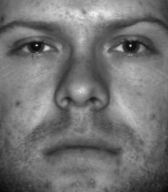
%> input picture Data/yaleB01/yaleB01_P00A+000E+00.pgm, 168 x 192 px; its folder holds only this picture in this run
$ octave part1.m   (GNU Octave 9; MATLAB toolbox functions it lacks are replaced by stand-ins)
%> lines starting %> are read from the running program, lines starting %| are printed output that depends on the picture
 dirname = 'Data';
 s = dir(dirname);
 isub=[s(:).isdir];
 namef={s(isub).name}';
 namef(ismember(namef,{'.','..'}))=[];
 fileID1 = fopen('images.txt','w');
 fileID2 = fopen('trainlabel.txt','w');
 fileID3 = fopen('testlabel.txt','w');
 trainlabel=cell(570,1);
 testlabel=cell(190,1);

 num=3;
 countnum=0;
 for i = 1:size(namef,1),
     imgfolder = strcat(dirname,'/',namef{i});
     fold=dir(imgfolder);
    for j=3:size(fold,1),
       re= regexp(fold(j).name,'_','split');
       imagename=strcat(imgfolder,'/',fold(j).name);
       fprintf(fileID1,'%s\n',imagename);
       if(mod(countnum,4)~=num)
           fprintf(fileID2,'%7s\n',re{1});
       else
           fprintf(fileID3,'%7s\n',re{1});
       end
       countnum=countnum+1;
     end
 end
%> pass 2 of the loop `for i = 1:size(namef,1),`:
 fclose(fileID1);
  fclose(fileID2);
   fclose(fileID3);
 scale = 100;

 fid1 = fopen('trainlabel.txt');
%  [trainlabel,testlabel]=createlabel(fid1,fid2);
 trlbl = fgetl(fid1);
 count=1;
 while ischar(trlbl)
     trainlabel{count,1} = trlbl;
     count=count+1;
     trlbl = fgetl(fid1);
 end

 count = 1;
 fid2 = fopen('testlabel.txt');
 telbl = fgetl(fid2);
  while ischar(telbl)
      testlabel{count,1} = telbl;
      count=count+1;
      telbl = fgetl(fid2);
  end

 % 38*20 = 760
 % testing=190
 % training= 570

 newimg = zeros(scale*scale,570);
 testimg = zeros(scale*scale,190);
 test_temp = zeros(scale*scale,190);
 fid = fopen('images.txt');
 img = fgetl(fid);
 count=0;
 count_img=1;
 count_test=1;

 while ischar(img)
     if(mod(count,4)~=num)
         A = imread(img);
%> A is the input picture: size 192x168 uint8; min 9, max 246, mean 114.6
         B = imresize(A, [scale scale]);
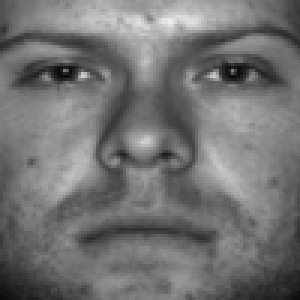
%> B: size 100x100 uint8 (shown 3 times larger); min 11, max 237, mean 114.6
         for j=1:scale,
             for k=1:scale,
                 newimg((j-1)*scale+k,count_img)=B(j,k);
             end
         end
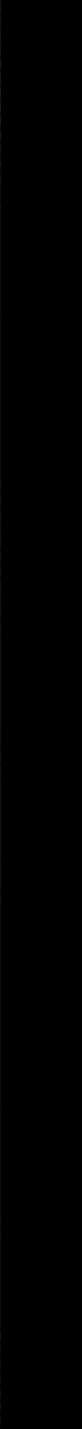
%> newimg: size 10000x570 double (shown at 1/7 size); min 0, max 237, mean 0.2
         count_img=count_img+1;
     else
         A = imread(img);
         B = imresize(A, [scale scale]);
         for j=1:scale,
             for k=1:scale,
                 testimg((j-1)*scale+k,count_test)=B(j,k);
             end
         end
         count_test=count_test+1;
     end
     count=count+1;
     img = fgetl(fid);
 end
%> pass 2 of the loop `while ischar(img)`:
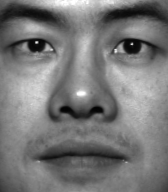
%> input picture Data/yaleB02/yaleB02_P00A+000E+20.pgm, 168 x 192 px
%> A is the input picture: size 192x168 uint8; min 2, max 255, mean 120
%> `B = imresize(A, [scale scale]);`:
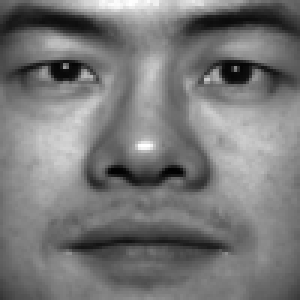
%> B: size 100x100 uint8 (shown 3 times larger); min 1, max 255, mean 120
%> after the loop `for j=1:scale,`:
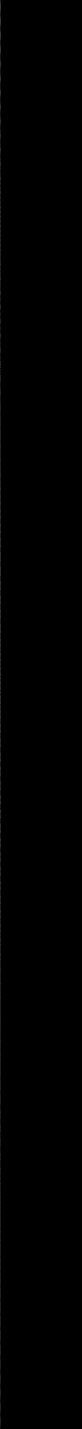
%> newimg: size 10000x570 double (shown at 1/7 size); min 0, max 255, mean 0.4
 fclose(fid);

 mean_img = zeros(scale*scale,1);
 deviate_img = zeros(size(newimg,1),size(newimg,2));

%> (the run ends here)
